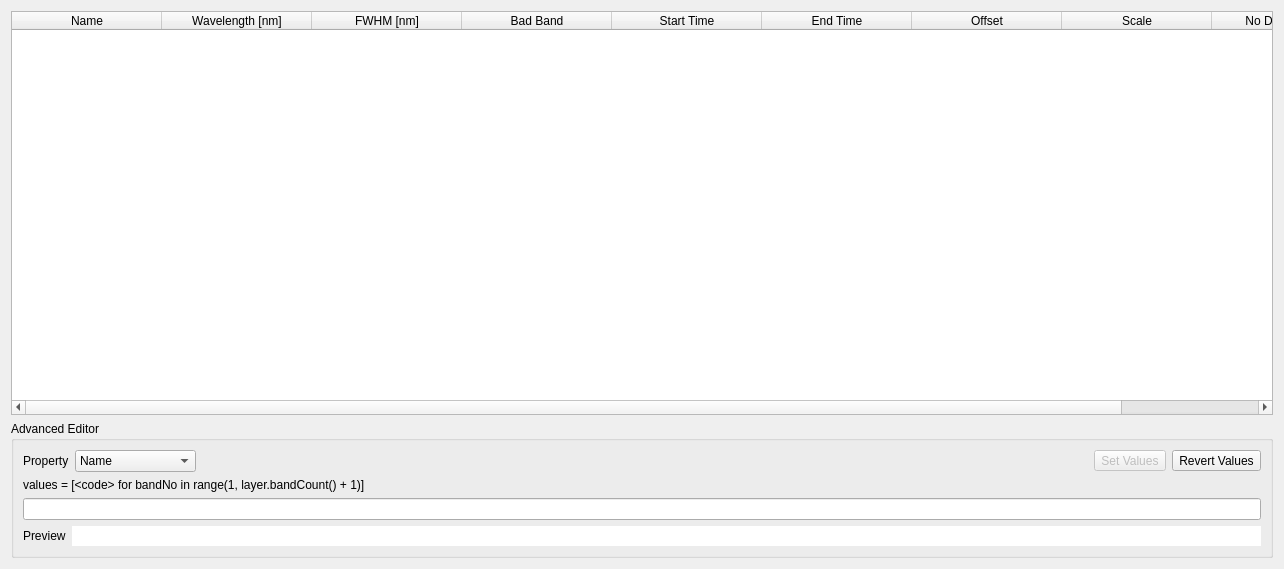
<?xml version="1.0" encoding="UTF-8"?>
<ui version="4.0">
 <class>Form</class>
 <widget class="QWidget" name="Form">
  <property name="geometry">
   <rect>
    <x>0</x>
    <y>0</y>
    <width>1284</width>
    <height>569</height>
   </rect>
  </property>
  <property name="windowTitle">
   <string>Raster Band Properties</string>
  </property>
  <layout class="QVBoxLayout" name="verticalLayout_2">
   <item>
    <widget class="QTableWidget" name="mTable">
     <attribute name="horizontalHeaderDefaultSectionSize">
      <number>150</number>
     </attribute>
     <attribute name="horizontalHeaderStretchLastSection">
      <bool>true</bool>
     </attribute>
     <column>
      <property name="text">
       <string>Name</string>
      </property>
     </column>
     <column>
      <property name="text">
       <string>Wavelength [nm]</string>
      </property>
     </column>
     <column>
      <property name="text">
       <string>FWHM [nm]</string>
      </property>
     </column>
     <column>
      <property name="text">
       <string>Bad Band</string>
      </property>
     </column>
     <column>
      <property name="text">
       <string>Start Time</string>
      </property>
     </column>
     <column>
      <property name="text">
       <string>End Time</string>
      </property>
     </column>
     <column>
      <property name="text">
       <string>Offset</string>
      </property>
     </column>
     <column>
      <property name="text">
       <string>Scale</string>
      </property>
     </column>
     <column>
      <property name="text">
       <string>No Data Values</string>
      </property>
     </column>
    </widget>
   </item>
   <item>
    <widget class="QgsCollapsibleGroupBox" name="mGroupBox">
     <property name="minimumSize">
      <size>
       <width>0</width>
       <height>0</height>
      </size>
     </property>
     <property name="title">
      <string>Advanced Editor</string>
     </property>
     <layout class="QVBoxLayout" name="verticalLayout">
      <item>
       <layout class="QHBoxLayout" name="horizontalLayout">
        <item>
         <widget class="QLabel" name="label">
          <property name="text">
           <string>Property</string>
          </property>
         </widget>
        </item>
        <item>
         <widget class="QComboBox" name="mColumn">
          <item>
           <property name="text">
            <string>Name</string>
           </property>
          </item>
          <item>
           <property name="text">
            <string>Wavelength [nm]</string>
           </property>
          </item>
          <item>
           <property name="text">
            <string>FWHM [nm]</string>
           </property>
          </item>
          <item>
           <property name="text">
            <string>Bad Band</string>
           </property>
          </item>
          <item>
           <property name="text">
            <string>Start Time</string>
           </property>
          </item>
          <item>
           <property name="text">
            <string>End Time</string>
           </property>
          </item>
          <item>
           <property name="text">
            <string>Offset</string>
           </property>
          </item>
          <item>
           <property name="text">
            <string>Scale</string>
           </property>
          </item>
          <item>
           <property name="text">
            <string>No Data Values</string>
           </property>
          </item>
         </widget>
        </item>
        <item>
         <spacer name="horizontalSpacer">
          <property name="orientation">
           <enum>Qt::Horizontal</enum>
          </property>
          <property name="sizeHint" stdset="0">
           <size>
            <width>40</width>
            <height>20</height>
           </size>
          </property>
         </spacer>
        </item>
        <item>
         <widget class="QToolButton" name="mSetValues">
          <property name="enabled">
           <bool>false</bool>
          </property>
          <property name="text">
           <string>Set Values</string>
          </property>
         </widget>
        </item>
        <item>
         <widget class="QToolButton" name="mRevertValues">
          <property name="text">
           <string>Revert Values</string>
          </property>
         </widget>
        </item>
       </layout>
      </item>
      <item>
       <widget class="QLabel" name="label_3">
        <property name="text">
         <string>&lt;html&gt;&lt;head/&gt;&lt;body&gt;&lt;p&gt;&lt;span style=&quot; font-family:'Courier New';&quot;&gt;values = [&amp;lt;code&amp;gt; for bandNo in range(1, layer.bandCount() + 1)]&lt;/span&gt;&lt;/p&gt;&lt;/body&gt;&lt;/html&gt;</string>
        </property>
       </widget>
      </item>
      <item>
       <widget class="QLineEdit" name="mCode">
        <property name="text">
         <string/>
        </property>
       </widget>
      </item>
      <item>
       <layout class="QHBoxLayout" name="horizontalLayout_2">
        <item>
         <widget class="QLabel" name="label_2">
          <property name="text">
           <string>Preview</string>
          </property>
         </widget>
        </item>
        <item>
         <widget class="QLineEdit" name="mPreview">
          <property name="enabled">
           <bool>true</bool>
          </property>
          <property name="autoFillBackground">
           <bool>false</bool>
          </property>
          <property name="frame">
           <bool>false</bool>
          </property>
          <property name="readOnly">
           <bool>true</bool>
          </property>
         </widget>
        </item>
       </layout>
      </item>
     </layout>
    </widget>
   </item>
  </layout>
 </widget>
 <customwidgets>
  <customwidget>
   <class>QgsCollapsibleGroupBox</class>
   <extends>QGroupBox</extends>
   <header>qgscollapsiblegroupbox.h</header>
   <container>1</container>
  </customwidget>
 </customwidgets>
 <resources>
  <include location="../qpsresources.qrc"/>
 </resources>
 <connections/>
</ui>
